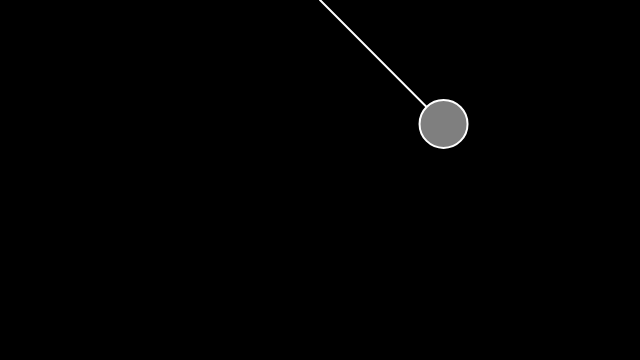
Frame 1 (no input)
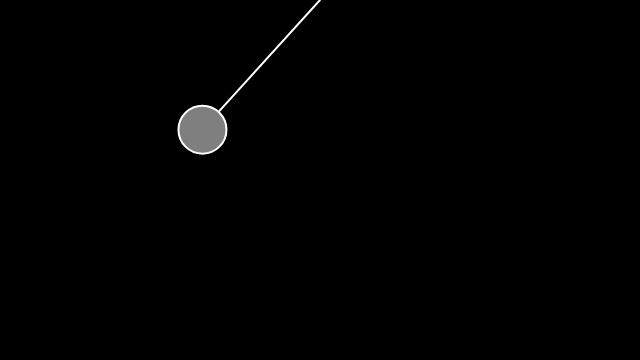
Frame 60 (no input)
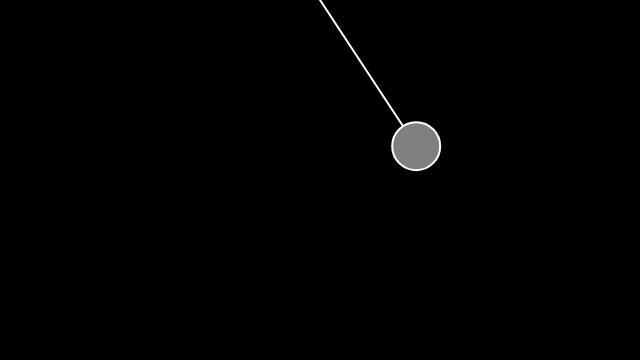
Frame 120 (the mouse pressed at the canvas centre since frame 60)

The p5.js sketch that drew these frames (run headless with seeded random() and noise() and a simulated clock; from frame 60 on, the mouse is pressed at the canvas centre):

// p5.js sketch
// ── sketch.js
// Simple Pendulum Simulation OOP Variation
// The Coding Train / Daniel Shiffman
// https://thecodingtrain.com/CodingChallenges/159-simple-pendulum-simulation.html
// https://youtu.be/NBWMtlbbOag

let pendul;

function setup() {
  createCanvas(640, 360);
  // Make a new Pendulum with an origin position and armlength
  pendul = new Pendulum(width / 2, 0, 175);
}

function draw() {
  background(0);
  pendul.update();
  pendul.show();
}

// ── pendulum.js
// Simple Pendulum Simulation OOP Variation
// The Coding Train / Daniel Shiffman
// https://thecodingtrain.com/CodingChallenges/159-simple-pendulum-simulation.html
// https://youtu.be/NBWMtlbbOag

class Pendulum {
  constructor(x, y, r) {
    this.origin = createVector(x, y);
    this.position = createVector();
    this.r = r;
    this.angle = PI / 4;

    this.aVelocity = 0.0;
    this.aAcceleration = 0.0;
    this.damping = 1; //0.995;
    this.ballr = 48.0;
  }

  update() {
    let gravity = 0.4;
    this.aAcceleration = ((-1 * gravity) / this.r) * sin(this.angle); // Calculate acceleration (see: http://www.myphysicslab.com/pendulum1.html)
    this.aVelocity += this.aAcceleration; // Increment velocity
    //this.aVelocity *= this.damping; // Arbitrary damping
    this.angle += this.aVelocity; // Increment angle
  }

  show() {
    this.position.set(this.r * sin(this.angle), this.r * cos(this.angle), 0); // Polar to cartesian conversion
    this.position.add(this.origin); // Make sure the position is relative to the pendulum's origin

    stroke(255);
    strokeWeight(2);
    // Draw the arm
    line(this.origin.x, this.origin.y, this.position.x, this.position.y);
    ellipseMode(CENTER);
    fill(127);
    // Draw the ball
    ellipse(this.position.x, this.position.y, this.ballr, this.ballr);
  }
}
